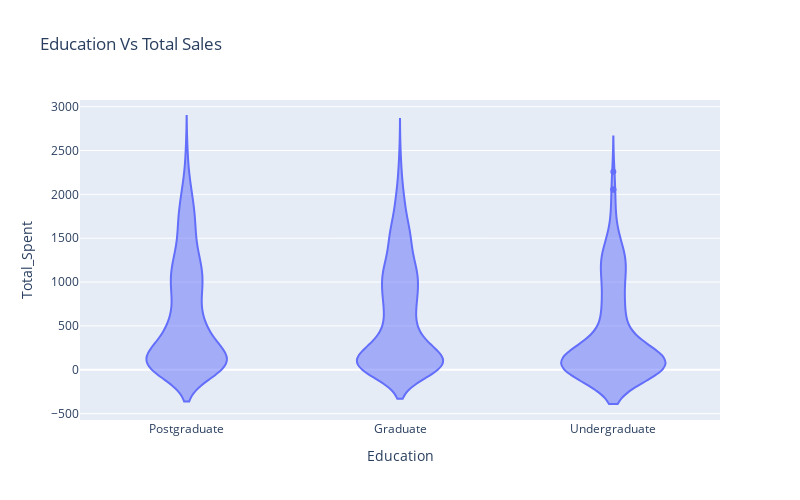

Here is the notebook cell this chart was saved with:
### Code cell
fig = px.violin(data_EDA, x="Education", y="Total_Spent", height=500, width=800, title="Education Vs Total Sales")
fig.show()

### Figure 1 — Plotly figure (JSON) as saved in the notebook; plotly's stock layout.template omitted (floating-point values rounded to 4 significant figures; data arrays with more than 128 entries replaced by an {"elided": "..."} marker saying what was removed)
{"data": [{"alignmentgroup": "True", "box": {"visible": false}, "hovertemplate": "Education=%{x}<br>Total_Spent=%{y}<extra></extra>", "legendgroup": "", "marker": {"color": "#636efa"}, "name": "", "offsetgroup": "", "orientation": "v", "scalegroup": "True", "showlegend": false, "type": "violin", "x": {"elided": "1572 str values"}, "x0": " ", "xaxis": "x", "y": {"elided": "1572 int values"}, "y0": " ", "yaxis": "y"}], "layout": {"height": 500, "legend": {"tracegroupgap": 0}, "title": {"text": "Education Vs Total Sales"}, "violinmode": "group", "width": 800, "xaxis": {"anchor": "y", "domain": [0, 1], "title": {"text": "Education"}}, "yaxis": {"anchor": "x", "domain": [0, 1], "title": {"text": "Total_Spent"}}}}
